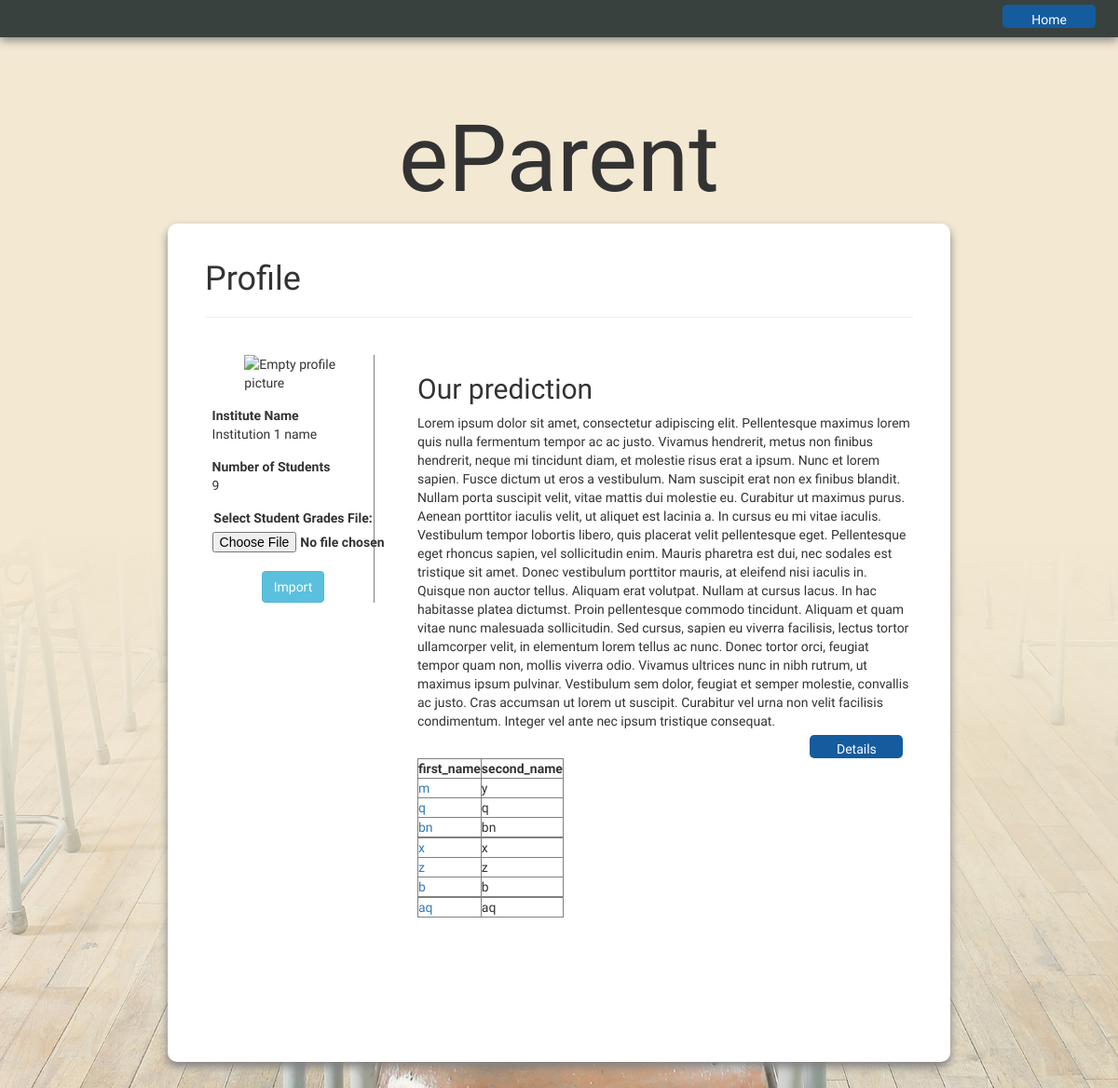
The app's page /Authintication_withFrontEnd_3/profile_inst.php (signed in), older data.
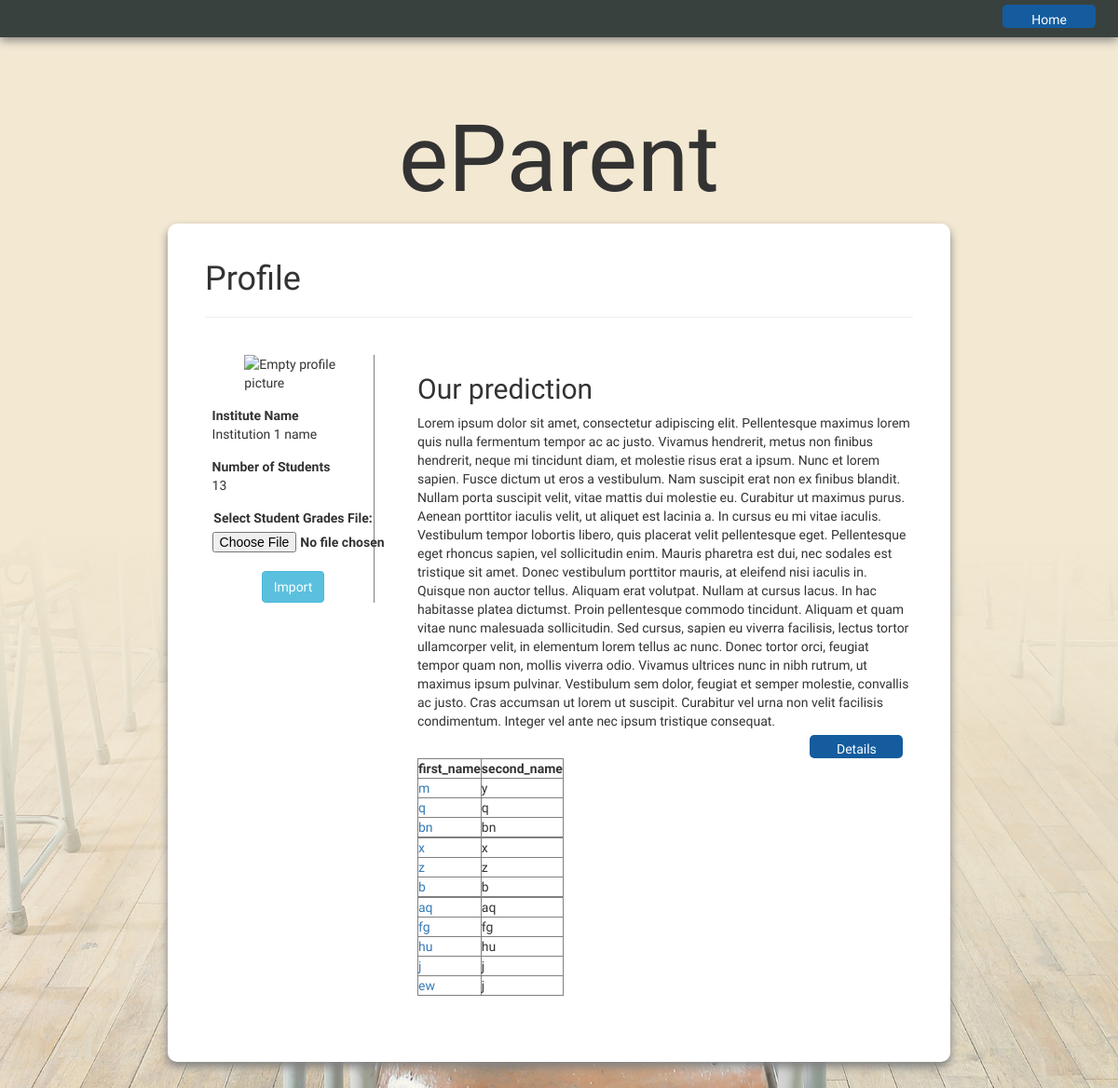
The same page, newer data.
### tables this page shows
CREATE TABLE `institutions` (
  `inst_key` int(11) NOT NULL,
  `login` varchar(45) NOT NULL,
  `password` varchar(45) NOT NULL,
  `inst_name` varchar(45) NOT NULL
);

CREATE TABLE `students` (
  `stud_key` int(11) NOT NULL,
  `inst_key` int(11) NOT NULL,
  `login` varchar(45) NOT NULL,
  `password` varchar(45) NOT NULL,
  `first_name` varchar(45) NOT NULL,
  `second_name` varchar(45) NOT NULL
);

### Authintication_withFrontEnd_3/profile_inst.php (the view, shortened to what this page needs)
<?php require_once('Connections/inst.php'); ?>
<?php
$colname_st = "-1";
if (isset($_SESSION['MM_Username']))
{
  $colname_st = $_SESSION['MM_Username'];
}
$query_st = "SELECT * FROM institutions WHERE login = '$colname_st'";
$st = mysqli_query($inst, $query_st);
$row_st = mysqli_fetch_assoc($st);
$nn = $row_st['inst_key'];
$query_num_of_st = "SELECT * FROM students WHERE inst_key = '$nn'";
$num_of_st = mysqli_query($inst, $query_num_of_st);
$row_num_of_st = mysqli_fetch_assoc($num_of_st);
$totalRows_num_of_st = mysqli_num_rows($num_of_st);
?>
<!DOCTYPE html>
<html>
<head>
</head>
  <link rel="stylesheet" href="https://maxcdn.bootstrapcdn.com/bootstrap/3.3.6/css/bootstrap.min.css" />
  <link rel="stylesheet" type="text/css" href="style.css">
<body>
<div class="navbar-wrapper">
  <div class="login-wrapper">
    <a href="index.html" class="login-button">
      Home
    </a>
  </div>
</div>
<div class="logo-wrapper">
  <div class="logo">
    eParent
  </div>
</div>
<div class="content-wrapper">
  <div class="field-wrapper contained profile">
    <h1>Profile</h1>
    <hr>
    <div class="profile-summary left">
      <div class="photo-wrapper">
      <img class="photo" src="inst_pics/<?php echo $user_info = $_SESSION['MM_Username']; ?>.jpg" alt="Empty profile picture">
      </div>
      <div class="info-attribute">
        Institute Name
      </div>
      <div class="info-value">
        <?php echo $row_st['inst_name']; ?>
      </div>
      <div class="info-attribute">
        Number of Students
      </div>
      <div class="info-value">
         <?php echo $totalRows_num_of_st; ?>
      </div>
<div class="info-attribute">
      <form method="post" enctype="multipart/form-data">
   <div align="center">
    <label>Select Student Grades File:</label>
    <input type="file" name="file" />
    <br />
    <input type="submit" name="submit" value="Import" class="btn btn-info" />
   </div>
  </form>
</div>
    </div>
    <div class="prediction-wrapper right">
      <h2>Our prediction</h2>
      <div class="prediction">
        Lorem ipsum dolor sit amet, consectetur adipiscing elit. Pellentesque maximus lorem quis nulla
        fermentum tempor ac ac justo. Vivamus hendrerit, metus non finibus hendrerit, neque mi tincidunt diam,
        et molestie risus erat a ipsum. Nunc et lorem sapien. Fusce dictum ut eros a vestibulum. Nam suscipit erat
        non ex finibus blandit. Nullam porta suscipit velit, vitae mattis dui molestie eu. Curabitur ut maximus purus.
        Aenean porttitor iaculis velit, ut aliquet est lacinia a. In cursus eu mi vitae iaculis. Vestibulum tempor
        lobortis libero, quis placerat velit pellentesque eget.
        Pellentesque eget rhoncus sapien, vel sollicitudin enim. Mauris pharetra est dui, nec sodales est tristique sit amet.
        Donec vestibulum porttitor mauris, at eleifend nisi iaculis in. Quisque non auctor tellus. Aliquam erat volutpat.
        Nullam at cursus lacus. In hac habitasse platea dictumst. Proin pellentesque commodo tincidunt. Aliquam et quam vitae
        nunc malesuada sollicitudin. Sed cursus, sapien eu viverra facilisis, lectus tortor ullamcorper velit, in elementum lorem
        tellus ac nunc. Donec tortor orci, feugiat tempor quam non, mollis viverra odio. Vivamus ultrices nunc in nibh rutrum, ut maximus
        ipsum pulvinar. Vestibulum sem dolor, feugiat et semper molestie, convallis ac justo. Cras accumsan ut lorem ut suscipit.
        Curabitur vel urna non velit facilisis condimentum. Integer vel ante nec ipsum tristique consequat.
      </div>
      <div class="login-wrapper">
        <a href="details.html" class="login-button">
          Details
        </a>
      </div>
<p>&nbsp;</p>
     <table border="1" cellpadding="1" cellspacing="1">
   <tr>
     <td><strong>first_name</strong></td>
     <td><strong>second_name</strong></td>
   </tr>
   <?php do { ?>
     <tr>
       <td><a href="st_details.php?sid=<?php echo $row_num_of_st['stud_key'] ?>"><?php echo $row_num_of_st['first_name']; ?></a></td>
       <td><?php echo $row_num_of_st['second_name']; ?></td>
     </tr>
     <?php } while ($row_num_of_st = mysql_fetch_assoc($num_of_st)); ?>
 </table>
    </div>
  </div>
</div>
</body>
</html>

### Authintication_withFrontEnd_3/style.css (style rules this page uses)
body { background: url(bg.jpg) no-repeat center fixed; background-size: cover; margin: 0; }
.navbar-wrapper { width: 100%; height: 40px; background: #38413D; box-shadow: 0px 3px 10px grey; }
.login-wrapper, .register-wrapper { border-radius: 5px; background: #145C9E; text-align: center; cursor: pointer; }
.login-button, .register-button { font-family: 'Quicksand', sans-serif; text-decoration: none; color: white; }
.login-wrapper { float: right; margin-right: 2%; margin-top: 5px; padding-top: 5px; height: 25px; width: 100px; }
.content-wrapper { width: 70%; margin: 0 auto; }
.logo-wrapper { text-align: center; margin-top: 60px; margin-bottom: 60px; }
.logo { height:80px; font-family: 'Josefin Sans', sans-serif; font-size: 100px; }
.field-wrapper { margin: 0 auto; font-family: 'Quicksand', sans-serif; margin-top: 30px; margin-bottom: 60px; }
.contained { background: white; border-radius: 10px; padding: 40px; height: 500px; box-shadow: 0px 5px 10px grey; }
.profile { height: 900px; }
hr { margin-bottom: 40px; }
.field-wrapper h1 { margin: 0; }
.photo-wrapper { width: 60%; margin: 0 auto; margin-bottom: 15px; }
.photo { max-width: 100%; max-height: 100%; }
.left { float: left; }
.right { float: right; }
.profile-summary { width: 24%; margin-bottom: 20px; padding-left: 1%; border-right: 1px solid grey; }
.prediction-wrapper { width: 72%; }
.info-attribute { font-weight: 700; margin-top: 15px; }
.prediction-wrapper { padding-left:2%; }

Row changes from the older to the newer data that the page shows:
added students: first_name "fg", second_name "fg"
added students: first_name "hu", second_name "hu"
added students: first_name "j", second_name "j"
added students: first_name "ew", second_name "j"
Text that changed along with them:
$totalRows_num_of_st: "9" → "13"
